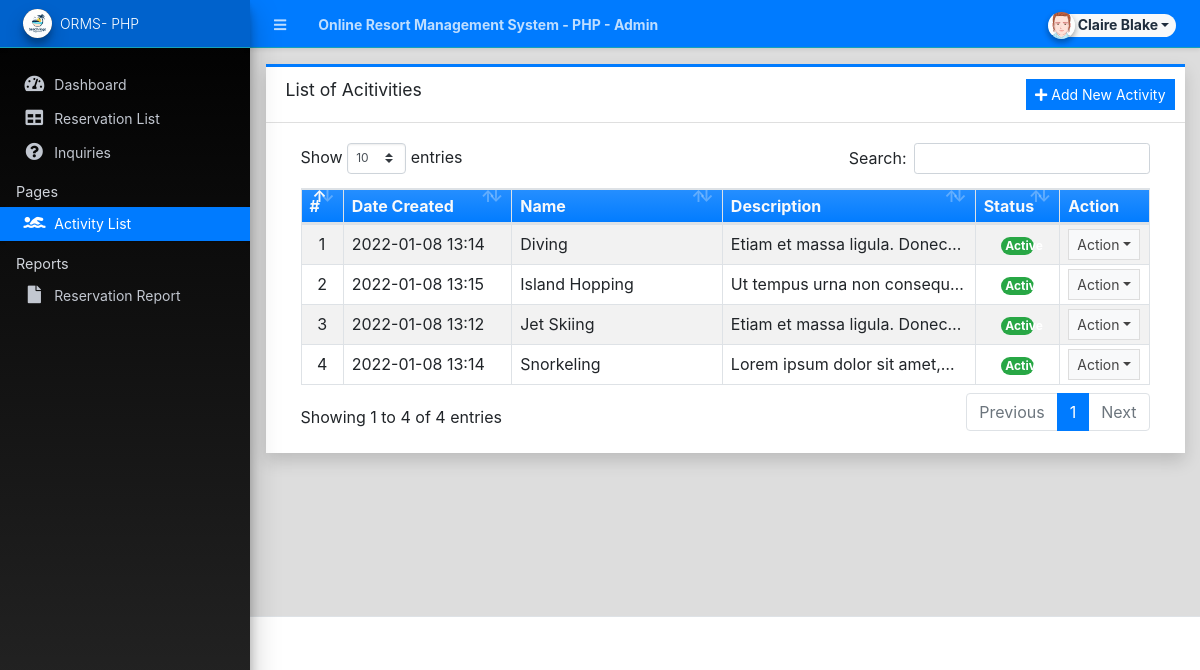
Screenshot of /admin/?page=activities (signed in) with the database file from the repository.
### tables this page shows
CREATE TABLE `activity_list` (
  `id` int(30) NOT NULL,
  `name` text NOT NULL,
  `description` text NOT NULL,
  `status` tinyint(1) NOT NULL DEFAULT 1,
  `image_path` text NOT NULL,
  `delete_flag` tinyint(1) NOT NULL DEFAULT 0,
  `date_created` datetime NOT NULL DEFAULT current_timestamp(),
  `date_updated` datetime DEFAULT NULL ON UPDATE current_timestamp()
);

### config.php (called while the page is built, shortened)
<?php
require_once('classes/DBConnection.php');
require_once('classes/SystemSettings.php');
function validate_image($file){
	if(!empty($file)){
        $ex = explode('?',$file);
        $file = $ex[0];
        $param =  isset($ex[1]) ? '?'.$ex[1]  : '';
		if(is_file(base_app.$file)){
			return base_url.$file.$param;
		}else{
			return base_url.'dist/img/no-image-available.png';
		}
	}else{
		return base_url.'dist/img/no-image-available.png';
	}
}
function isMobileDevice(){
    $aMobileUA = array(
        '/iphone/i' => 'iPhone',
        '/ipod/i' => 'iPod',
        '/ipad/i' => 'iPad',
        '/android/i' => 'Android',
        '/blackberry/i' => 'BlackBerry',
        '/webos/i' => 'Mobile'
    );
    return false;
}
?>

### classes/DBConnection.php (called while the page is built, shortened)
<?php
class DBConnection{
    private $host = DB_SERVER;
    private $username = DB_USERNAME;
    private $password = DB_PASSWORD;
    private $database = DB_NAME;
    public $conn;
    public function __construct(){
        if (!isset($this->conn)) {
            $this->conn = new mysqli($this->host, $this->username, $this->password, $this->database);
        }
    }
}
?>

### classes/SystemSettings.php (called while the page is built, shortened)
<?php
class SystemSettings extends DBConnection{
	function userdata($field = ''){
		if(!empty($field)){
			if(isset($_SESSION['userdata'][$field]))
				return $_SESSION['userdata'][$field];
			else
				return null;
		}else{
			return false;
		}
	}
	function info($field=''){
		if(!empty($field)){
			if(isset($_SESSION['system_info'][$field]))
				return $_SESSION['system_info'][$field];
			else
				return false;
		}else{
			return false;
		}
	}
}
$_settings = new SystemSettings();
?>

### admin/activities/index.php (the view, shortened to what this page needs)
<div class="card card-outline card-primary rounded-0 shadow">
	<div class="card-header">
		<h3 class="card-title">List of Acitivities</h3>
		<div class="card-tools">
			<a href="javascript:void(0)" id="create_new" class="btn btn-flat btn-sm btn-primary"><span class="fas fa-plus"></span>  Add New Activity</a>
		</div>
	</div>
	<div class="card-body">
		<div class="container-fluid">
        <div class="container-fluid">
			<table class="table table-bordered table-hover table-striped">
				<colgroup>
					<col width="5%">
					<col width="20%">
					<col width="25%">
					<col width="30%">
					<col width="10%">
					<col width="10%">
				</colgroup>
				<thead>
					<tr class="bg-gradient-primary text-light">
						<th>#</th>
						<th>Date Created</th>
						<th>Name</th>
						<th>Description</th>
						<th>Status</th>
						<th>Action</th>
					</tr>
				</thead>
				<tbody>
					<?php
						$i = 1;
						$qry = $conn->query("SELECT * from `activity_list` where delete_flag = 0 order by `name` asc ");
						while($row = $qry->fetch_assoc()):
							$row['description'] = strip_tags(html_entity_decode($row['description']));
					?>
						<tr>
							<td class="text-center"><?php echo $i++; ?></td>
							<td class=""><?php echo date("Y-m-d H:i",strtotime($row['date_created'])) ?></td>
							<td class=""><p class="m-0 truncate-1"><?php echo $row['name'] ?></p></td>
							<td class=""><p class="m-0 truncate-1"><?php echo $row['description'] ?></p></td>
							<td class="text-center">
								<?php
									switch ($row['status']){
										case 1:
											echo '<span class="rounded-pill badge badge-success col-6">Active</span>';
											break;
									}
								?>
							</td>
							<td align="center">
								 <button type="button" class="btn btn-flat btn-default btn-sm dropdown-toggle dropdown-icon" data-toggle="dropdown">
				                  		Action
				                  </button>
							</td>
						</tr>
					<?php endwhile; ?>
				</tbody>
			</table>
		</div>
		</div>
	</div>
</div>

### admin/index.php (shortened to what this page needs)
<?php require_once('../config.php'); ?>
 <!DOCTYPE html>
<html lang="en" class="" style="height: auto;">
<?php require_once('inc/header.php') ?>
  <body class="sidebar-mini layout-fixed control-sidebar-slide-open layout-navbar-fixed sidebar-mini-md sidebar-mini-xs" data-new-gr-c-s-check-loaded="14.991.0" data-gr-ext-installed="" style="height: auto;">
    <div class="wrapper">
     <?php require_once('inc/topBarNav.php') ?>
     <?php require_once('inc/navigation.php') ?>
     <?php $page = isset($_GET['page']) ? $_GET['page'] : 'home';  ?>
      <div class="content-wrapper pt-3" style="min-height: 567.854px;">
        <section class="content ">
          <div class="container-fluid">
            <?php
              if(!file_exists($page.".php") && !is_dir($page)){
                  include '404.html';
              }else{
                if(is_dir($page))
                  include $page.'/index.php';
                else
                  include $page.'.php';
              }
            ?>
          </div>
        </section>
      </div>
      <?php require_once('inc/footer.php') ?>
  </body>
</html>

### admin/inc/header.php (shortened to what this page needs)
<head>
    <link rel="stylesheet" href="<?php echo base_url ?>plugins/fontawesome-free/css/all.min.css">
    <link rel="stylesheet" href="<?php echo base_url ?>plugins/tempusdominus-bootstrap-4/css/tempusdominus-bootstrap-4.min.css">
  <link rel="stylesheet" href="<?php echo base_url ?>plugins/datatables-bs4/css/dataTables.bootstrap4.min.css">
  <link rel="stylesheet" href="<?php echo base_url ?>plugins/datatables-responsive/css/responsive.bootstrap4.min.css">
  <link rel="stylesheet" href="<?php echo base_url ?>plugins/datatables-buttons/css/buttons.bootstrap4.min.css">
  <link rel="stylesheet" href="<?php echo base_url ?>plugins/select2/css/select2.min.css">
  <link rel="stylesheet" href="<?php echo base_url ?>plugins/select2-bootstrap4-theme/select2-bootstrap4.min.css">
    <link rel="stylesheet" href="<?php echo base_url ?>plugins/icheck-bootstrap/icheck-bootstrap.min.css">
    <link rel="stylesheet" href="<?php echo base_url ?>plugins/jqvmap/jqvmap.min.css">
    <link rel="stylesheet" href="<?php echo base_url ?>plugins/fullcalendar/main.css">
    <link rel="stylesheet" href="<?php echo base_url ?>dist/css/adminlte.css">
    <link rel="stylesheet" href="<?php echo base_url ?>dist/css/custom.css">
    <link rel="stylesheet" href="<?php echo base_url ?>plugins/overlayScrollbars/css/OverlayScrollbars.min.css">
    <link rel="stylesheet" href="<?php echo base_url ?>plugins/daterangepicker/daterangepicker.css">
    <link rel="stylesheet" href="<?php echo base_url ?>plugins/summernote/summernote-bs4.min.css">
  <link rel="stylesheet" href="<?php echo base_url ?>plugins/sweetalert2-theme-bootstrap-4/bootstrap-4.min.css">
  </head>

### admin/inc/topBarNav.php (shortened to what this page needs)
<nav class="main-header navbar navbar-expand navbar-dark border  border-info border-top-0  border-left-0 border-right-0 text-sm shadow-sm bg-primary">
  <ul class="navbar-nav">
    <li class="nav-item">
    <a class="nav-link" data-widget="pushmenu" href="#" role="button"><i class="fas fa-bars"></i></a>
    </li>
    <li class="nav-item d-none d-sm-inline-block">
      <a href="<?php echo base_url ?>" class="nav-link"><b><?php echo (!isMobileDevice()) ? $_settings->info('name'):$_settings->info('short_name'); ?> - Admin</b></a>
    </li>
  </ul>
  <ul class="navbar-nav ml-auto">
    <li class="nav-item">
      <div class="btn-group nav-link">
            <button type="button" class="btn btn-rounded badge badge-light dropdown-toggle dropdown-icon" data-toggle="dropdown">
              <span><img src="<?php echo validate_image($_settings->userdata('avatar')) ?>" class="img-circle elevation-2 user-img" alt="User Image"></span>
              <span class="ml-3"><?php echo ucwords($_settings->userdata('firstname').' '.$_settings->userdata('lastname')) ?></span>
            </button>
        </div>
    </li>
  </ul>
</nav>

### admin/inc/navigation.php (shortened to what this page needs)
<aside class="main-sidebar sidebar-dark-primary elevation-4 sidebar-no-expand bg-gradient-black">
  <a href="<?php echo base_url ?>admin" class="brand-link bg-transparent text-sm border-info shadow-sm bg-primary">
  <img src="<?php echo validate_image($_settings->info('logo'))?>" alt="Store Logo" class="brand-image img-circle elevation-3 bg-black" style="width: 1.8rem;height: 1.8rem;max-height: unset;object-fit:scale-down;object-position:center center">
  <span class="brand-text font-weight-light"><?php echo $_settings->info('short_name') ?></span>
  </a>
  <div class="sidebar os-host os-theme-light os-host-overflow os-host-overflow-y os-host-resize-disabled os-host-transition os-host-scrollbar-horizontal-hidden">
    <div class="os-content-glue" style="margin: 0px -8px; width: 249px; height: 646px;"></div>
    <div class="os-padding">
      <div class="os-viewport os-viewport-native-scrollbars-invisible" style="overflow-y: scroll;">
        <div class="os-content" style="padding: 0px 8px; height: 100%; width: 100%;">
          <nav class="mt-4">
             <ul class="nav nav-pills nav-sidebar flex-column text-sm nav-compact nav-flat nav-child-indent nav-collapse-hide-child" data-widget="treeview" role="menu" data-accordion="false">
              <li class="nav-item dropdown">
                <a href="./" class="nav-link nav-home">
                  <i class="nav-icon fas fa-tachometer-alt"></i>
                  <p>
                    Dashboard
                  </p>
                </a>
              </li>
              <li class="nav-item">
                <a href="<?php echo base_url ?>admin/?page=reservations" class="nav-link nav-reservations">
                  <i class="nav-icon fas fa-table"></i>
                  <p>
                    Reservation List
                  </p>
                </a>
              </li>
              <li class="nav-item">
                <a href="<?php echo base_url ?>admin/?page=inquiries" class="nav-link nav-inquiries">
                  <i class="nav-icon fas fa-question-circle"></i>
                  <p>
                    Inquiries
                  </p>
                </a>
              </li>
              <li class="nav-header">Pages</li>
              <li class="nav-item dropdown">
                <a href="<?php echo base_url ?>admin/?page=activities" class="nav-link nav-activities">
                  <i class="nav-icon fas fa-swimmer"></i>
                  <p>
                    Activity List
                  </p>
                </a>
              </li>
              <li class="nav-header">Reports</li>
              <li class="nav-item dropdown">
                <a href="<?php echo base_url ?>admin/?page=reports" class="nav-link nav-reports">
                  <i class="nav-icon fas fa-file"></i>
                  <p>
                    Reservation Report
                  </p>
                </a>
              </li>
            </ul>
          </nav>
        </div>
      </div>
    </div>
  </div>
</aside>

### admin/inc/footer.php (shortened to what this page needs)
<footer class="main-footer text-sm">
      </footer>
    </div>

### admin/inc/topBarNav.php (style rules this page uses)
.user-img { position: absolute; height: 27px; width: 27px; object-fit: cover; left: -7%; top: -12%; }
.btn-rounded { border-radius: 50px; }

### rows the page displays
activity_list: date_created "2022-01-08 13:14", name "Diving", description "Etiam et massa ligula.…", status "Active"
activity_list: date_created "2022-01-08 13:15", name "Island Hopping", description "Ut tempus urna non…", status "Active"
activity_list: date_created "2022-01-08 13:12", name "Jet Skiing", description "Etiam et massa ligula.…", status "Active"
activity_list: date_created "2022-01-08 13:14", name "Snorkeling", description "Lorem ipsum dolor sit…", status "Active"

### other values shown
$_settings->info('name') "Online Resort Management System - PHP"
$_settings->userdata('firstname').' '.$_settings->userdata('lastname') "Claire Blake"
$_settings->info('short_name') "ORMS- PHP"
